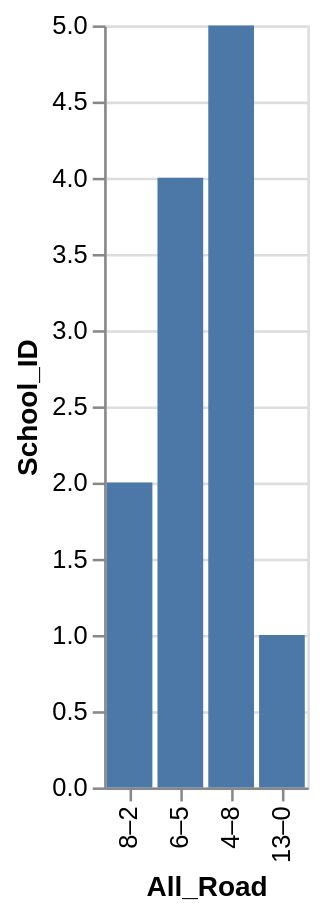

Describe this chart as a Vega-Lite specification.
### Vega-Lite specification from a JSON file in a GitHub repository (floating-point values rounded to 4 significant figures)
{"data": {"values": [{"x_data": "8–2", "y_data": 2}, {"x_data": "6–5", "y_data": 4}, {"x_data": "4–8", "y_data": 5}, {"x_data": "13–0", "y_data": 1}]}, "mark": "bar", "encoding": {"x": {"field": "x_data", "type": "nominal", "title": "All_Road", "sort": "descending"}, "y": {"field": "y_data", "type": "quantitative", "title": "School_ID"}}}
